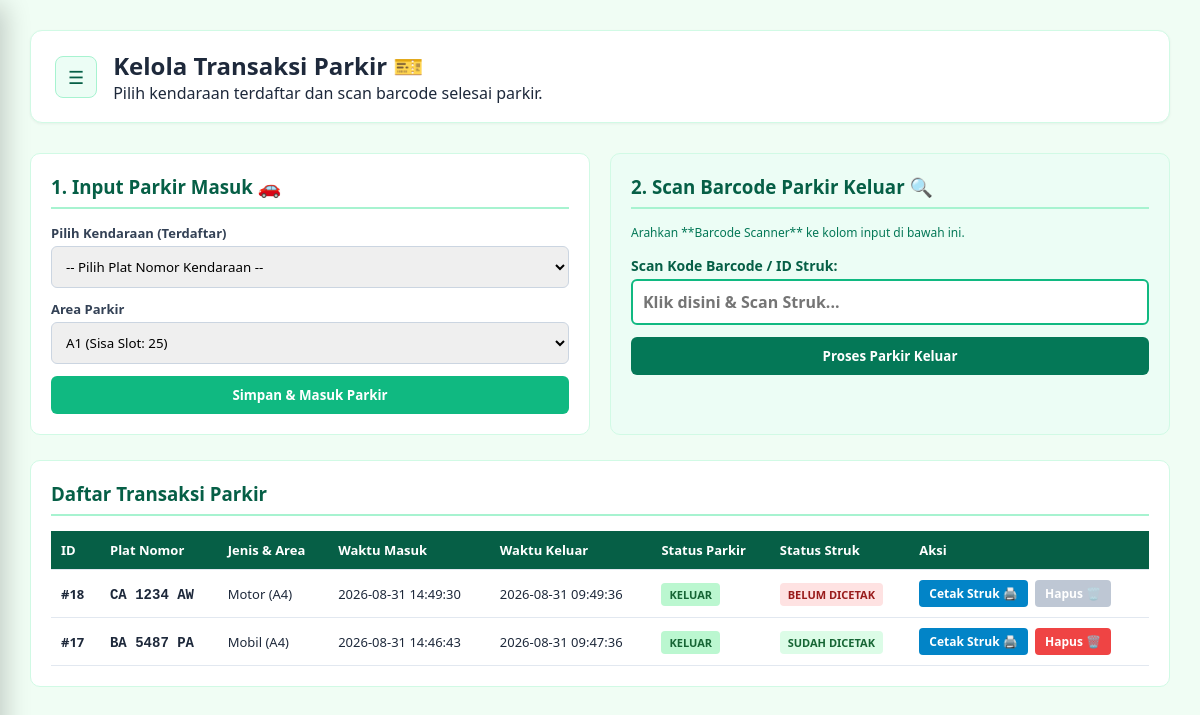
The page /app_parkir/petugas/php-petugas/transaksi.php (signed in) on the database its author committed.
### tables this page shows
CREATE TABLE `tb_transaksi` (
  `id_parkir` int(11) NOT NULL,
  `id_kendaraan` int(11) NOT NULL,
  `waktu_masuk` datetime NOT NULL DEFAULT current_timestamp(),
  `waktu_keluar` datetime DEFAULT NULL,
  `id_tarif` int(11) DEFAULT NULL,
  `durasi_jam` int(5) DEFAULT NULL,
  `biaya_total` decimal(10,0) DEFAULT NULL,
  `status` enum('masuk','keluar') NOT NULL DEFAULT 'masuk',
  `status_cetak` enum('belum','sudah') NOT NULL DEFAULT 'belum',
  `id_user` int(11) NOT NULL,
  `id_area` int(11) NOT NULL
);

CREATE TABLE `tb_kendaraan` (
  `id_kendaraan` int(11) NOT NULL,
  `plat_nomor` varchar(15) NOT NULL,
  `jenis_kendaraan` varchar(20) NOT NULL,
  `warna` varchar(100) NOT NULL,
  `id_user` int(11) DEFAULT NULL
);

CREATE TABLE `tb_area_parkir` (
  `id_area` int(11) NOT NULL,
  `nama_area` varchar(50) NOT NULL,
  `jenis_kendaraan` varchar(20) NOT NULL,
  `kapasitas` int(5) NOT NULL,
  `terisi` int(5) NOT NULL DEFAULT 0
);

### app_parkir/petugas/php-petugas/transaksi.php (the view, shortened to what this page needs)
<?php
require_once '../../config/koneksi.php';
$areas = mysqli_query($koneksi, "SELECT * FROM tb_area_parkir");
$semua_transaksi = mysqli_query($koneksi, "SELECT t.*, k.plat_nomor, k.jenis_kendaraan, a.nama_area
                                           FROM tb_transaksi t
                                           JOIN tb_kendaraan k ON t.id_kendaraan = k.id_kendaraan
                                           JOIN tb_area_parkir a ON t.id_area = a.id_area
                                           ORDER BY t.id_parkir DESC LIMIT 50");
?>
<!DOCTYPE html>
<html lang="id">
<head>
    <link rel="stylesheet" href="../css-petugas/dashboard.css?v=<?= time(); ?>">
</head>
<body>
    <div class="content">
        <div class="header">
            <div class="header-left">
                <button class="menu-toggle" id="btnToggle" title="Buka Menu">☰</button>
                <div>
                    <h2>Kelola Transaksi Parkir 🎫</h2>
                    <p>Pilih kendaraan terdaftar dan scan barcode selesai parkir.</p>
                </div>
            </div>
        </div>
        <div class="form-grid">
            <div class="box">
                <h3>1. Input Parkir Masuk 🚗</h3>
                <form action="" method="POST">
                    <div class="input-group">
                        <label>Pilih Kendaraan (Terdaftar)</label>
                        <select name="id_kendaraan" required>
                            <option value="">-- Pilih Plat Nomor Kendaraan --</option>
                        </select>
                    </div>
                    <div class="input-group">
                        <label>Area Parkir</label>
                        <select name="id_area" required>
                            <?php while($a = mysqli_fetch_assoc($areas)): ?>
                                <option value="<?= $a['id_area']; ?>">
                                    <?= $a['nama_area']; ?> (Sisa Slot: <?= $a['kapasitas'] - $a['terisi']; ?>)
                                </option>
                            <?php endwhile; ?>
                        </select>
                    </div>
                    <button type="submit" name="parkir_masuk" class="btn-green">Simpan & Masuk Parkir</button>
                </form>
            </div>
            <div class="box" style="background: #ecfdf5;">
                <h3>2. Scan Barcode Parkir Keluar 🔍</h3>
                <p style="font-size: 12px; color: #047857; margin-bottom: 15px;">
                    Arahkan **Barcode Scanner** ke kolom input di bawah ini.
                </p>
                <form action="" method="POST">
                    <div class="input-group">
                        <label style="color: #065f46; font-size: 14px;">Scan Kode Barcode / ID Struk:</label>
                        <input type="text" name="scan_barcode" placeholder="Klik disini & Scan Struk..." autofocus style="font-size: 16px; font-weight: bold; border: 2px solid #10b981;" required>
                    </div>
                    <button type="submit" class="btn-green" style="background: #047857;">Proses Parkir Keluar</button>
                </form>
            </div>
        </div>
        <div class="box" style="overflow-x: auto;">
            <h3>Daftar Transaksi Parkir</h3>
            <table>
                <thead>
                    <tr>
                        <th>ID</th>
                        <th>Plat Nomor</th>
                        <th>Jenis & Area</th>
                        <th>Waktu Masuk</th>
                        <th>Waktu Keluar</th>
                        <th>Status Parkir</th>
                        <th>Status Struk</th>
                        <th>Aksi</th>
                    </tr>
                </thead>
                <tbody>
                    <?php while($row = mysqli_fetch_assoc($semua_transaksi)): ?>
                    <?php $is_printed = ($row['status_cetak'] ?? 'belum') === 'sudah'; ?>
                    <tr>
                        <td><b>#<?= $row['id_parkir']; ?></b></td>
                        <td><b style="font-family: monospace; font-size: 14px;"><?= $row['plat_nomor']; ?></b></td>
                        <td><?= $row['jenis_kendaraan']; ?> (<?= $row['nama_area']; ?>)</td>
                        <td><?= $row['waktu_masuk']; ?></td>
                        <td><?= $row['waktu_keluar'] ?? '-'; ?></td>
                        <td>
                            <span class="badge <?= $row['status'] == 'masuk' ? 'badge-masuk' : 'badge-keluar'; ?>">
                                <?= $row['status']; ?>
                            </span>
                        </td>
                        <td>
                            <span class="badge <?= $is_printed ? 'badge-sudah' : 'badge-belum'; ?>">
                                <?= $is_printed ? 'Sudah Dicetak' : 'Belum Dicetak'; ?>
                            </span>
                        </td>
                        <td>
                            <a href="cetak_struk.php?id=<?= $row['id_parkir']; ?>" target="_blank" class="btn-action btn-print">Cetak Struk 🖨️</a>
                            <?php if ($is_printed): ?>
                                <a href="transaksi.php?hapus=<?= $row['id_parkir']; ?>"
                                   onclick="return confirm('Apakah Anda yakin ingin menghapus transaksi #<?= $row['id_parkir']; ?>?');"
                                   class="btn-action btn-delete">Hapus 🗑️</a>
                            <?php else: ?>
                                <button disabled title="Cetak struk terlebih dahulu untuk menghapus transaksi ini" class="btn-action btn-disabled">Hapus 🗑️</button>
                            <?php endif; ?>
                        </td>
                    </tr>
                    <?php endwhile; ?>
                </tbody>
            </table>
        </div>
    </div>
</body>
</html>

### app_parkir/petugas/css-petugas/dashboard.css (style rules this page uses)
* { margin: 0; padding: 0; box-sizing: border-box; font-family: "Segoe UI", system-ui, -apple-system, sans-serif; }
body { background-color: #f0fdf4; color: #1e293b; display: flex; min-height: 100vh; position: relative; overflow-x: hidden; }
.content { flex: 1; padding: 30px; overflow-y: auto; width: 100%; }
.header { background-color: #ffffff; padding: 18px 24px; border-radius: 12px; box-shadow: 0 1px 3px rgba(0, 0, 0, 0.05); margin-bottom: 30px; border: 1px solid #d1fae5; }
.header-left { display: flex; align-items: center; gap: 16px; }
.menu-toggle { background-color: #ecfdf5; color: #065f46; border: 1px solid #a7f3d0; padding: 8px 12px; border-radius: 8px; font-size: 18px; cursor: pointer; }

### app_parkir/petugas/php-petugas/transaksi.php (style rules this page uses)
.form-grid { display: grid; grid-template-columns: 1fr 1fr; gap: 20px; margin-bottom: 25px; }
.box { background: white; padding: 20px; border-radius: 10px; border: 1px solid #d1fae5; }
.box h3 { color: #065f46; margin-bottom: 15px; border-bottom: 2px solid #a7f3d0; padding-bottom: 8px; }
.input-group { margin-bottom: 12px; }
.input-group label { display: block; font-size: 13px; font-weight: 600; margin-bottom: 4px; color: #334155; }
.input-group input, .input-group select { width: 100%; padding: 10px; border: 1px solid #cbd5e1; border-radius: 6px; }
.btn-green { background: #10b981; color: white; border: none; padding: 10px 15px; border-radius: 6px; font-weight: bold; cursor: pointer; width: 100%; }
table { width: 100%; border-collapse: collapse; margin-top: 10px; background: white; }
th, td { padding: 10px; text-align: left; border-bottom: 1px solid #e2e8f0; font-size: 13px; }
th { background: #065f46; color: white; }
.badge { padding: 4px 8px; border-radius: 4px; font-size: 11px; font-weight: bold; text-transform: uppercase; }
.badge-keluar { background: #bbf7d0; color: #166534; }
.badge-belum { background: #fee2e2; color: #991b1b; }
.badge-sudah { background: #dcfce7; color: #166534; }
.btn-action { display: inline-block; padding: 5px 10px; border-radius: 4px; text-decoration: none; font-size: 12px; font-weight: bold; border: none; }
.btn-print { background: #0284c7; color: white; }
.btn-delete { background: #ef4444; color: white; margin-left: 4px; cursor: pointer; }
.btn-disabled { background: #94a3b8; color: white; margin-left: 4px; cursor: not-allowed; opacity: 0.6; }

### rows shown on the page
tb_transaksi: id_parkir "18", id_kendaraan.plat_nomor "CA 1234 AW", id_kendaraan.jenis_kendaraan "Motor", id_area.nama_area "A4", waktu_masuk "2026-08-31 14:49:30", waktu_keluar "2026-08-31 09:49:36", status "KELUAR", status_cetak "BELUM DICETAK"
tb_transaksi: id_parkir "17", id_kendaraan.plat_nomor "BA 5487 PA", id_kendaraan.jenis_kendaraan "Mobil", id_area.nama_area "A4", waktu_masuk "2026-08-31 14:46:43", waktu_keluar "2026-08-31 09:47:36", status "KELUAR", status_cetak "SUDAH DICETAK"

### other values the page prints
form field id_area "A1 (Sisa Slot: 25)"
